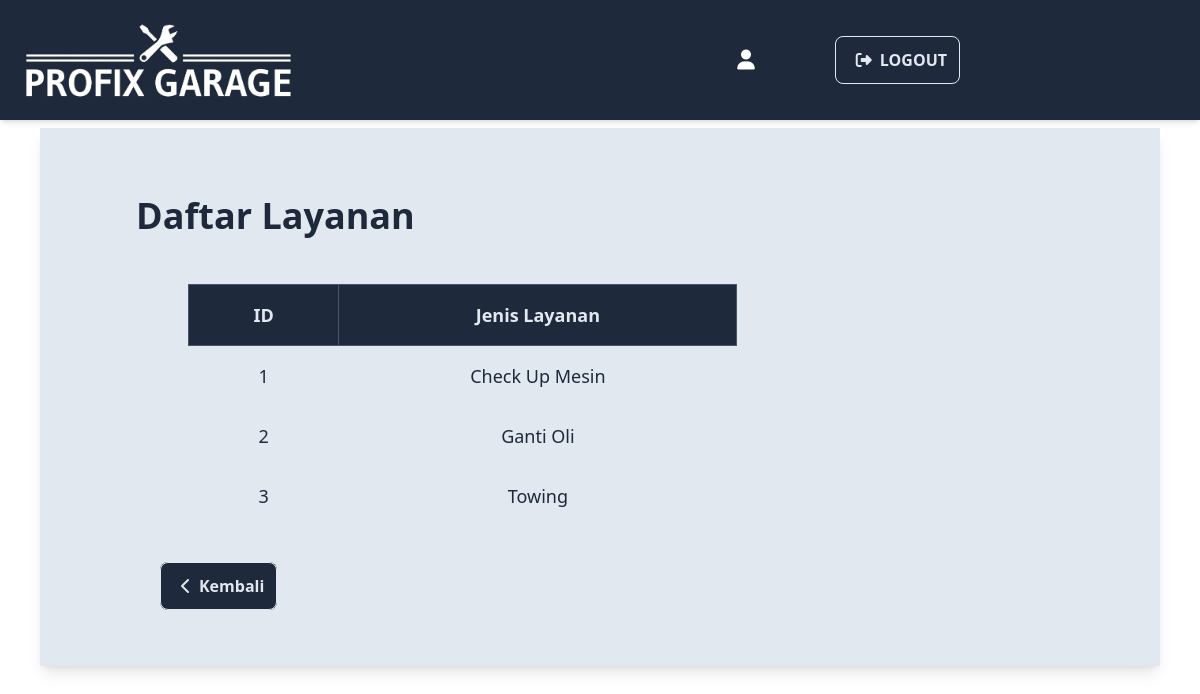
The app's page /daftar_layanan.php with its own data.
### tables this page shows
CREATE TABLE `jenis_layanan` (
  `id_layanan` int(10) NOT NULL,
  `nama_layanan` varchar(100) NOT NULL
);

### daftar_layanan.php (the view, shortened to what this page needs)
<?php
$con = mysqli_connect('localhost', 'root', '', 'car_service');
?>
<!doctype html>
<html>
<head>
    <script src="https://cdn.tailwindcss.com"></script>
    <link rel="stylesheet" href="https://cdnjs.cloudflare.com/ajax/libs/font-awesome/6.4.0/css/all.min.css" />
</head>
<body>
    <div>
        <header id="header" class="bg-slate-800 shadow-md fixed top-0 left-0 w-full flex items-center z-10">
            <div class="container">
                <div class="flex items-center justify-between relative">
                    <div class="items-center p-5">
                        <a href="#"><img src="logo2.png" alt="" class="object-cover h-20"></a>
                    </div>
                    <div class="flex items-center p-5">
                        <div class="flex mx-6 text-xl font-semibold text-slate-200 rounded-lg items-center">
                            <i class="fas fa-user text-white px-3"></i>
                        </div>
                        <div class="items-center p-5">
                            <a href="logout.php" class="mx-6 font-semibold text-slate-200 border border-slate-200  hover:text-slate-800 duration-500 hover:bg-slate-200 p-3 rounded-lg"><i class="fa fa-right-from-bracket px-2"></i>LOGOUT</a>
                        </div>
                    </div>
                </div>
            </div>
        </header>
        <section id="container" class="h-fit shadow-lg m-10 pt-[28px] pb-12 bg-slate-200 mt-32">
            <div class="max-w-xl ml-24 pt-10  mb-5">
                <h1 class="font-bold text-4xl text-slate-800 mb-2 text-left">Daftar Layanan</h1>
            </div>
            <div class="flex flex-col my-5 mx-32 p-5">
                <div class="overflow-x-auto sm:-mx-6 lg:-mx-8">
                    <div class="inline-block min-w-full py-2 sm:px-6 lg:px-8">
                        <div class="overflow-hidden">
                            <table class="border-collapse w-2/3  text-center text-sm font-light">
                                <thead class="border-b font-medium">
                                    <tr>
                                        <th scope="col" class="px-6 py-4 border border-slate-600 bg-slate-800 text-slate-200 text-lg">ID</th>
                                        <th scope="col" class="px-6 py-4 border border-slate-600 bg-slate-800 text-slate-200 text-lg">Jenis Layanan</th>
                                    </tr>
                                </thead>
                                <tbody>
                                    <?php
                                    $cari = "SELECT * FROM jenis_layanan";
                                    $hasil_cari = mysqli_query($con, $cari);
                                    while ($data = mysqli_fetch_row($hasil_cari)) {
                                        echo "
                                    <tr>
                                        <td scope='col' class='px-6 py-4 border-slate-600 bg-slate-200 font-medium text-lg text-slate-800'>$data[0]</td>
                                        <td scope='col' class='px-6 py-4 border-slate-600 bg-slate-200 font-medium text-lg text-slate-800'>$data[1]</td>
                                    </tr>";
                                    }
                                    ?>
                                </tbody>
                            </table>
                        </div>
                    </div>
                </div>
            </div>
            <div class="max-w-xl ml-24 mb-5">
                <a href="halaman_admin1.php" class="mx-6 items-center font-semibold bg-slate-800 text-slate-200 border border-slate-200  hover:text-slate-200 duration-500 hover:bg-slate-600 p-3 rounded-lg"><i class="fas fa-chevron-left px-2"></i>Kembali</a>
            </div>
        </section>
    </div>
</body>
</html>

### daftar_layanan.php (style rules this page uses)
body { background-image: url('https://vinsautogroup.com.sg/wp-content/uploads/2021/07/002-VAuG-0014-Z7-scaled.jpg'); background-size: cover; }

### records on screen
jenis_layanan: id_layanan "1", nama_layanan "Check Up Mesin"
jenis_layanan: id_layanan "2", nama_layanan "Ganti Oli"
jenis_layanan: id_layanan "3", nama_layanan "Towing"
